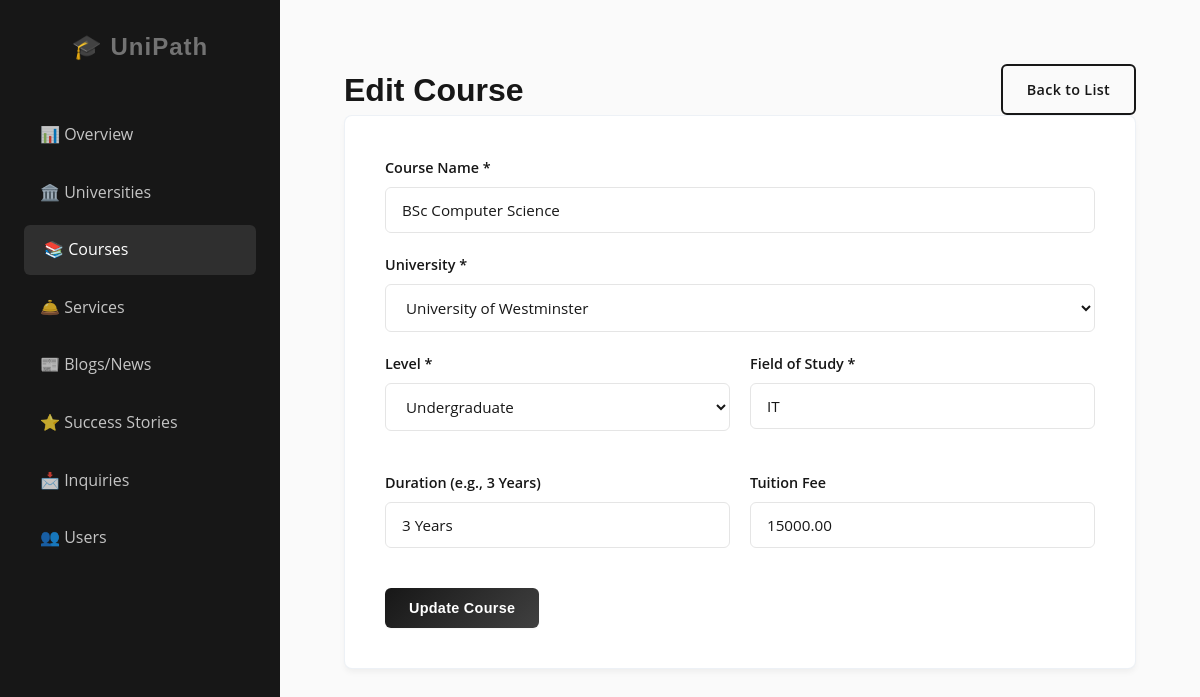
The app's page /admin/add_course.php?id=1 (signed in) with its own data.
### tables this page shows
CREATE TABLE `courses` (
  `course_id` int(11) NOT NULL,
  `uni_id` int(11) NOT NULL,
  `name` varchar(100) NOT NULL,
  `level` enum('Undergraduate','Postgraduate','Diploma','PhD') DEFAULT NULL,
  `field_of_study` varchar(100) DEFAULT NULL,
  `duration` varchar(50) DEFAULT NULL,
  `tuition_fee` decimal(10,2) DEFAULT NULL,
  `created_by` int(11) DEFAULT NULL
);

CREATE TABLE `universities` (
  `uni_id` int(11) NOT NULL,
  `name` varchar(100) NOT NULL,
  `logo_image` varchar(255) DEFAULT NULL,
  `description` text DEFAULT NULL,
  `ranking` int(11) DEFAULT NULL,
  `website_url` varchar(255) DEFAULT NULL,
  `country_name` varchar(50) NOT NULL,
  `cost_of_living` text DEFAULT NULL,
  `created_by` int(11) DEFAULT NULL
);

### admin/add_course.php (the view, shortened to what this page needs)
<?php
include '../includes/db_connect.php';
$mode = 'add';
$course_data = [
    'name' => '',
    'uni_id' => '',
    'level' => '',
    'field_of_study' => '',
    'duration' => '',
    'tuition_fee' => ''
];
if (isset($_GET['id'])) {
    $course_id = (int) ($_GET['id']);
    $mode = 'edit';
    $sql = "SELECT * FROM courses WHERE course_id=$course_id";
    $res = mysqli_query($conn, $sql);
    if (mysqli_num_rows($res) > 0) {
        $course_data = mysqli_fetch_assoc($res);
    } else {
        $error = "Course not found.";
    }
}
$universities = [];
$uni_query = "SELECT uni_id, name FROM universities ORDER BY name ASC";
$uni_result = mysqli_query($conn, $uni_query);
if (mysqli_num_rows($uni_result) > 0) {
    while ($row = mysqli_fetch_assoc($uni_result)) {
        $universities[] = $row;
    }
}
?>
<!DOCTYPE html>
<html lang="en">
<head>
    <link rel="stylesheet" href="../assets/css/style.css">
</head>
<body>
    <div class="dashboard-container">
        <?php include 'sidebar.php'; ?>
        <div class="main-content">
            <div class="header-actions">
                <h1><?php echo ($mode == 'edit') ? 'Edit Course' : 'Create New Course'; ?></h1>
                <a href="manage_courses.php" class="btn btn-outline">Back to List</a>
            </div>
            <div class="content-section" style="max-width: 800px;">
                <form method="POST" action="" onsubmit="return CheckForm(this)" novalidate>
                    <div class="form-group">
                        <label>Course Name *</label>
                        <input type="text" name="course_name"
                            value="<?php echo htmlspecialchars($course_data['name']); ?>" required class="form-control">
                    </div>
                    <div class="form-group">
                        <label>University *</label>
                        <select name="university_id" required class="form-control">
                            <?php foreach ($universities as $uni): ?>
                                <option value="<?php echo $uni['uni_id']; ?>" <?php echo ($course_data['uni_id'] == $uni['uni_id']) ? 'selected' : ''; ?>>
                                    <?php echo htmlspecialchars($uni['name']); ?>
                                </option>
                            <?php endforeach; ?>
                        </select>
                    </div>
                    <div class="form-row">
                        <div class="form-group">
                            <label>Level *</label>
                            <select name="level" required class="form-control">
                                <option value="Undergraduate" <?php echo (isset($course_data['level']) && $course_data['level'] == 'Undergraduate') ? 'selected' : ''; ?>>Undergraduate</option>
                            </select>
                        </div>
                        <div class="form-group">
                            <label>Field of Study *</label>
                            <input type="text" name="field_of_study"
                                value="<?php echo htmlspecialchars($course_data['field_of_study']); ?>" required
                                placeholder="e.g. Computer Science, Business" class="form-control">
                        </div>
                    </div>
                    <div class="form-row">
                        <div class="form-group">
                            <label>Duration (e.g., 3 Years)</label>
                            <input type="text" name="duration"
                                value="<?php echo htmlspecialchars($course_data['duration']); ?>" class="form-control">
                        </div>
                        <div class="form-group">
                            <label>Tuition Fee</label>
                            <input type="text" name="fee"
                                value="<?php echo htmlspecialchars($course_data['tuition_fee']); ?>"
                                placeholder="$20,000 / year" class="form-control">
                        </div>
                    </div>
                    <button type="submit"
                        class="btn btn-primary"><?php echo ($mode == 'edit') ? 'Update Course' : 'Create Course'; ?></button>
                </form>
            </div>
        </div>
    </div>
</body>
</html>

### assets/css/style.css (style rules this page uses)
:root { --primary-color: #171717; --primary-light: #404040; --secondary-color: #737373; --accent-color: #171717; --primary-hover: #000000; --text-main: #171717; --text-body: #525252; --text-light: #a3a3a3; --bg-body: #fafafa; --bg-surface: #ffffff; --border-color: #e5e5e5; --success-color: #15803d; --warning-color: #b45309; --danger-color: #b91c1c; --font-heading: "Poppins", sans-serif; --font-body: "Open Sans", sans-serif; --radius-sm: 4px; --radius-md: 6px; --radius-lg: 8px; --radius-xl: 12px; --radius-full: 9999px; --shadow-sm: 0 1px 2px 0 rgba(0, 0, 0, 0.05); --shadow-md: 0 4px 6px -1px rgba(0, 0, 0, 0.02); --shadow-lg: 0 10px 15px -3px rgba(0, 0, 0, 0.03); --shadow-hover: 0 10px 15px -3px rgba(0, 0, 0, 0.05); }
* { margin: 0; padding: 0; box-sizing: border-box; }
body { font-family: var(--font-body); background-color: var(--bg-body); color: var(--text-main); line-height: 1.6; -webkit-font-smoothing: antialiased; }
h1, h2, h3, h4, h5, h6 { font-family: var(--font-heading); font-weight: 600; color: var(--primary-color); line-height: 1.25; }
a { text-decoration: none; color: var(--primary-color); }
.btn { display: inline-flex; align-items: center; justify-content: center; gap: 8px; padding: 0.75rem 1.5rem; border-radius: var(--radius-md); font-weight: 600; font-size: 0.9rem; letter-spacing: 0.3px; cursor: pointer; transition: all 0.25s cubic-bezier(0.4, 0, 0.2, 1); border: 1px solid transparent; box-shadow: var(--shadow-sm); }
.btn-primary { background: linear-gradient(135deg, var(--primary-color), var(--primary-light)); color: var(--bg-surface); border: none; }
.btn-outline { background: transparent; border: 2px solid var(--primary-color); color: var(--primary-color); box-shadow: none; }
.header-actions { display: flex; justify-content: space-between; align-items: center; gap: 15px; }
.card, .content-section, .stat-card, .uni-card, .story-card, .value-card, .blog-card, .team-card, .service-card { background: var(--bg-surface); border-radius: var(--radius-lg); box-shadow: 0 4px 6px -1px rgba(0, 0, 0, 0.05); border: 1px solid var(--border-color); transition: all 0.3s ease; overflow: hidden; }
.card, .content-section, .stat-card { border: 1px solid rgba(226, 232, 240, 0.6); }
.content-section { padding: 2.5rem; margin-bottom: 2rem; }
.form-group { margin-bottom: 1.25rem; }
.form-row { display: grid; grid-template-columns: 1fr 1fr; gap: 20px; margin-bottom: 1.25rem; }
.form-group label { display: block; margin-bottom: 0.5rem; font-weight: 600; font-size: 0.9rem; color: var(--text-main); }
.form-control, input[type="text"], input[type="email"], input[type="password"], input[type="number"], input[type="date"], select, textarea { width: 100%; padding: 0.75rem 1rem; font-family: var(--font-body); font-size: 0.95rem; color: var(--text-main); background: var(--bg-surface); border: 1px solid var(--border-color); border-radius: var(--radius-md); transition: all 0.2s ease; }
.dashboard-container { display: flex; min-height: 100vh; background-color: var(--bg-body); }
.main-content { flex: 1; padding: 4rem; overflow-y: auto; }

### records on screen
courses: course_name "BSc Computer Science", university_id "University of Westminster", level "Undergraduate", field_of_study "IT", duration "3 Years", fee "15000.00"
